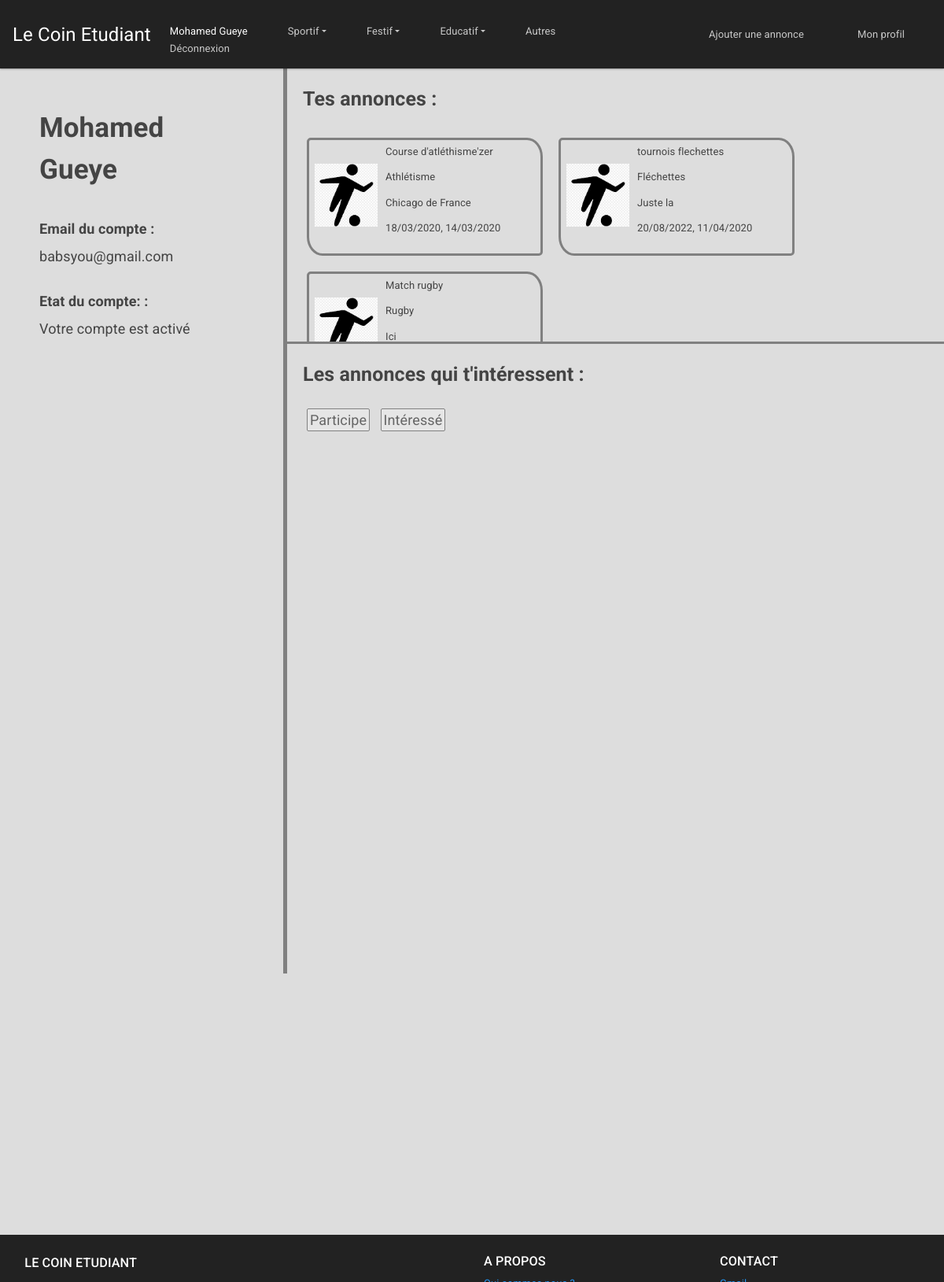
The app's page /controleur/Profil.ctrl.php (signed in) with its own data.
### tables this page shows
CREATE TABLE annonce (
	id INTEGER PRIMARY KEY,
  idClient INTEGER,
  categorie INTEGER,
	titre TEXT,
  contenu TEXT,
  adresse TEXT,
  nbParticipant INTEGER,
  nbInteresse INTEGER,
  departement TEXT,
  datePrevu INTEGER,
  dateHeure INTEGER,
	photo1 TEXT,
  photo2 TEXT,
  photo3 TEXT,
	FOREIGN KEY(idClient) REFERENCES client(id),
  FOREIGN KEY(categorie) REFERENCES categorie(id)
);

CREATE TABLE categorie(
  id INTEGER PRIMARY KEY,
  nom TEXT,
  idpere INTEGER,
  idTitreGlobal INTEGER
);

### modele/DAO.class.php (called while the page is built, shortened)
<?php
class DAO
{
  private $db;
  function __construct()
  {
    try {
      $this->db = new PDO('sqlite:../modele/data/data.db');
    } catch (Exception $e) {
      die("erreur de connexion:".$e->getMessage());
    }
  }
  function getCategorie($idAnnonce): string {
    $requeteSQL = "SELECT C.nom FROM categorie C, annonce A WHERE A.id =$idAnnonce AND A.categorie=C.id";
    $retour = $this->db->query($requeteSQL);
    $categorie = $retour->fetch()[0];
    return $categorie;
  }
  function getAdresse($idAnnonce): string {
    $requeteSQL = "SELECT adresse FROM annonce WHERE id =$idAnnonce";
    $retour = $this->db->query($requeteSQL);
    $addr = $retour->fetch()[0];
    return $addr;
  }
  function getDateAnnonce($idAnnonce): string {
    $requeteSQL = "SELECT datePrevu FROM annonce WHERE id =$idAnnonce";
    $retour = $this->db->query($requeteSQL);
    $date = $retour->fetch()[0];
    return $date;
  }
  function getHeure($idAnnonce): string {
    $requeteSQL = "SELECT dateHeure FROM annonce WHERE id =$idAnnonce";
    $retour = $this->db->query($requeteSQL);
    $heure = $retour->fetch()[0];
    return $heure;
  }
  function getAnnoncesClient($idClient): array {
    $id = (int) $idClient;
    $requeteSQL = "SELECT * FROM annonce WHERE idClient =$id";
    $retourRequete = $this->db->query($requeteSQL);
    $tab_retour = $retourRequete->fetchAll(PDO::FETCH_CLASS, "Annonce");
    return $tab_retour;
  }
}
$dao = new DAO();
$client=$_SESSION['Client']??0;
$clientConnecte=$_SESSION['Connexion']??0;
?>

### vue/Profilview.php (the view, shortened to what this page needs)
<!DOCTYPE html>
<html lang="en" dir="ltr">
<head>
  <link rel="stylesheet" href="../vue/css/bootstrap.min.css">
  <link rel="stylesheet" href="../vue/css/Profilview.css">
  <link rel="stylesheet" href="../vue/css/Header.css">
  <link rel="stylesheet" href='../vue/css/jquery.flipster.css'>
</head>
<body>
  <header>
    <?php include('header.php') ?>
  </header>
  <div class="corps">
    <div class="column" id="gauche" style="background-color:#ddd;">
      <p class="titreDiv" id="nomPrenom"> <?=$_SESSION['Client']->prenom?> <?=$_SESSION['Client']->nom?> </p>
      <div class="afficheMail">
        <label for="mail">Email du compte :</label>
        <p id="mail"> <?=$_SESSION['Client']->email?> </p>
      </div>
      <div class="afficheEtat">
        <label for="etat">Etat du compte: :</label>
        <?php if ($_SESSION['Client']->emailVerifie) { ?>
          <p id="etat">Votre compte est activé</p>
        <?php } else { ?>
          <p id="etat">Votre compte n'est pas activé, vérifiez vore email pour l'activer</p>
        <?php } ?>
      </div>
    </div>
    <div class="column" id="droite" style="background-color:#ddd;">
      <div id="annoncesPub">
        <p class="titreDiv">Tes annonces :</p>
        <?php
        foreach ($annoncesPostees as $annonce) { ?>
          <a href="../controleur/AnnonceDetail.ctrl.php?id=<?=$annonce->id ?>" style="text-decoration:none; color: inherit;">
            <div class="annonce annonceZoom">
            <img src="../modele/img/icone_sport.jpg" class="image">
            <p class="titre"> <?php echo($annonce->titre); ?></p>
            <p class="categorie"><?php
            $cat = getCategorie($annonce->id, $dao);
            echo "$cat"; ?></p>
            <p class="adresse"> <?php
            $addr = getAdresse($annonce->id, $dao);
            echo "$addr"; ?></p>
            <p class="horraire"><?php
            $date = getDateAnnonce($annonce->id, $dao);
            $heure = getHeure($annonce->id, $dao);
            echo "$date, $heure"; ?></p>
          </div> </a>
        <?php } ?>
      </div>
        <div id="annoncesFav">
        <p class="titreDiv">Les annonces qui t'intéressent :</p>
        <div class="choixAffichage">
          <a class="lienAffichage" id="<?=$etatPart ?>" href="Profil.ctrl.php?annonces=part"> Participe</a>
          <a class="lienAffichage" id="<?=$etatInt ?>"href="Profil.ctrl.php?annonces=int"> Intéressé</a>
        </div>
      </div>
    </div>
  </div>
  <footer class="footer">
    <?php include('footer.php') ?>
  </footer>
</body>
</html>

### controleur/Profil.ctrl.php (shortened to what this page needs)
<?php
include_once("../modele/DAO.class.php");
function getCategorie($idAnnonce, $dao) {
  $categorie = $dao->getCategorie($idAnnonce);
  return $categorie;
}
function getAdresse($idAnnonce, $dao) {
  $addr = $dao->getAdresse($idAnnonce);
  return $addr;
}
function getDateAnnonce($idAnnonce, $dao) {
  $date = $dao->getDateAnnonce($idAnnonce);
  return $date;
}
function getHeure($idAnnonce, $dao) {
  $heure = $dao->getHeure($idAnnonce);
  return $heure;
}
$annoncesPostees = $dao->getAnnoncesClient($_SESSION['Client']->id);
$etatPart =($_GET['annonces']=='part'?'actif':'non-actif');
$etatInt =($_GET['annonces']=='int'?'actif':'non-actif');
if (count($_POST)==2 && $_POST["email"] && $_POST["password"]) {
  if($dao->connexion($_POST["email"], $_POST["password"])) {
    header("Refresh:0");
    include('../vue/Profilview.php');
  }
  else {
    $echecConnexion=1;
    include('../vue/Profilview.php');
  }
}
else {
  include('../vue/Profilview.php');
}
?>

### vue/header.php (shortened to what this page needs)
<nav class="navbar navbar-expand-lg navbar-dark bg-dark">
  <a class="navbar-brand" href="../controleur/Accueil.ctrl.php">Le Coin Etudiant</a>
  <div class="collapse navbar-collapse" id="navbarColor02">
    <ul class="navbar-nav mr-auto">
      <?php if ($_SESSION['Connexion']??false):?>
        <?php if ($clientConnecte==1 && $client->emailVerifie==1): ?>
          <li class="nav-item ">
            <a class="nav-link active" href="#" style="margin-bottom: 0; padding-bottom: 2px;"> <?=$_SESSION['Client']->prenom?> <?=$_SESSION['Client']->nom?></a>
            <a class="nav-link" href="../controleur/Deconnexion.ctrl.php" style="margin: 0; padding-top: 0; padding-bottom: 0">Déconnexion </a>
          </li>
        <?php else: ?>
          <li class="nav-item active">
            <a class="nav-link" href="#contact" data-toggle="modal" data-target="#modalLoginForm">Se connecter <span class="sr-only">(current)</span></a>
          </li>
        <?php endif; ?>
      <?php endif; ?>
    <li class="nav-item dropdown">
      <a class="nav-link dropdown-toggle" href="../controleur/Annonces.ctrl.php" id="navbarDropdown1" role="button" data-toggle="dropdown" aria-haspopup="true" aria-expanded="false">Sportif</a>
    </li>
    <li class="nav-item dropdown">
      <a class="nav-link dropdown-toggle" href="#" id="navbarDropdown2" role="button" data-toggle="dropdown" aria-haspopup="true" aria-expanded="false">Festif</a>
    </li>
    <li class="nav-item dropdown">
      <a class="nav-link dropdown-toggle" href="#" id="navbarDropdown3" role="button" data-toggle="dropdown" aria-haspopup="true" aria-expanded="false">Educatif</a>
    </li>
    <li class="nav-item">
      <a class="nav-link" href="#">Autres</a>
    </li>
  </ul>
    <?php if($clientConnecte==1): ?>
        <ul class="navbar-nav ml-auto">
          <li class="navbar-nav ml-auto">
            <a class="nav-link" style="margin-right: 4em;" href="../controleur/AjoutAnnonce.ctrl.php">Ajouter une annonce</a>
          </li>
          <li class="nav-item ">
            <a class="nav-link" style="margin-right:2em;" href="../controleur/Profil.ctrl.php?annonces=part" >Mon profil</a>
          </li>
        </ul>
    <?php endif; ?>
</div>
</nav>

### vue/footer.php (shortened to what this page needs)
<footer class="page-footer font-small pt-4">
  <div class="container-fluid text-center text-md-left">
    <div class="row">
      <div class="col-md-6 mt-md-0 mt-3">
        <h5 class="text-uppercase" style="margin-top:2px; margin-left:1em;">Le Coin Etudiant</h5>
      </div>
      <div class="col-md-3 mb-md-0 mb-3">
        <h5 class="text-uppercase">A propos</h5>
        <ul class="list-unstyled">
          <li>
            <a href="#!">Qui sommes nous ?</a>
          </li>
        </ul>
      </div>
      <div class="col-md-3 mb-md-0 mb-3">
        <h5 class="text-uppercase">Contact</h5>
        <ul class="list-unstyled">
          <li>
            <a href="#!">Gmail</a>
          </li>
        </ul>
      </div>
    </div>
  </div>
</footer>

### vue/css/Profilview.css (style rules this page uses)
* { box-sizing: border-box; }
body { background-color: #DDDDDD; }
.corps { width: 100%; height: 100%; }
.column { float: left; }
#gauche { width: 30%; height: 100%; padding: 50px; font-size: 18px; }
#droite { width: 70%; border-left: solid 5px grey; }
.row:after { content: ""; display: table; clear: both; }
.choixAffichage { padding-bottom: 15px; }
.lienAffichage { margin: 5px; padding: 3px; border: solid 1px grey; border-radius: 2px; background-color: #ccc; font-size: 18px; }
#non-actif { background-color: #e6e6e6; color: #666; }
#annoncesPub { padding: 20px; overflow-y: auto; height: 350px; border-bottom: solid 3px grey; }
#annoncesFav { padding: 20px; overflow-y: auto; height: 800px; }
.annonce { margin: 5px 15px 15px 5px;; float: left; width: 300px; height: 150px; border: solid 3px grey; border-radius: 5px 20px / 5px 24px; padding: 5px; }
.image { float: left; margin: 25px 10px 25px 2px;; height: 80px; width: 80px; }
.titreDiv { font-size: 25px; font-weight: bold; }
#nomPrenom { font-size: 35px; }
label { font-weight: bold; }
#etat, #mail { margin-bottom: 30px; }
.annonceZoom { transition: transform .2s; }

### vue/header.php (style rules this page uses)
.navbar .nav-item:not(:last-child) { margin-right: 35px; }
.dropdown-toggle::after { transition: transform 0.15s linear; }

### vue/footer.php (style rules this page uses)
footer { background-color: #222; color: #FFF; }
html { position: relative; min-height: 100%; }
.footer { position: absolute; bottom: 0; width: 100%; height: 60px; background: #000000; color: #FFFFFF; }

### records on screen
annonce: titre "Course d'atléthisme'zer", id.nom "Athlétisme", addr "Chicago de France", date "18/03/2020", heure "14/03/2020"
annonce: titre "tournois flechettes", id.nom "Fléchettes", addr "Juste la", date "20/08/2022", heure "11/04/2020"
annonce: titre "Match rugby", id.nom "Rugby", addr "Ici"

### other values on screen
$_SESSION['Client']->prenom "Mohamed"
$_SESSION['Client']->nom "Gueye"
$_SESSION['Client']->email "babsyou@gmail.com"
